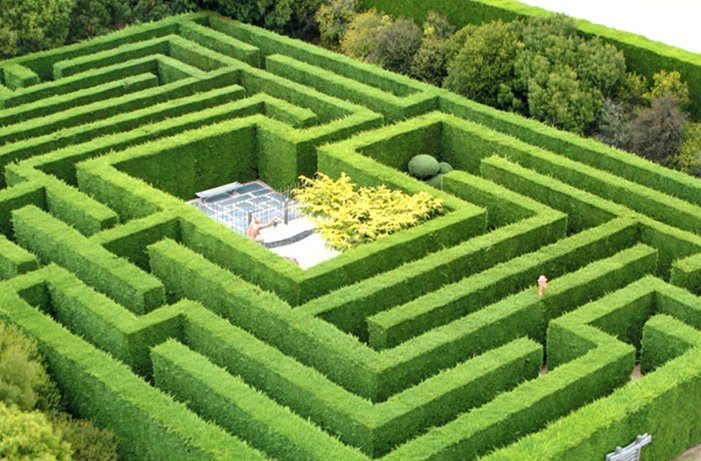
#> input picture OpenCV301/ImageFile/lab.jpg, 701 x 461 px, found by its file name
$ python HistogramEqualization.py
#> lines starting #> are read from the running program, lines starting #| are printed output that depends on the picture
import cv2 as cv
import numpy as np
import matplotlib.pyplot as plt

def customHist(gray):
    h, w = gray.shape
    hist = np.zeros([256], dtype = np.int32)
    for row in range(h):
        for col in range(w):
            pv = gray[row, col]
            hist[pv] += 1
    y_pos = np.arange(0, 256, 1, dtype=np.int32)
    plt.bar(y_pos, hist, align='center', color = "r", alpha=0.5)
    plt.xticks(y_pos, y_pos)
    plt.ylabel("Frequency")
    plt.title("Histogram")
    plt.show()

src = cv.imread("OpenCV301/ImageFile/lab.jpg")
#> src is the input picture: shape (461, 701, 3); mean B, G, R 62.1, 144.8, 110.1
gray = cv.cvtColor(src, cv.COLOR_BGR2GRAY)
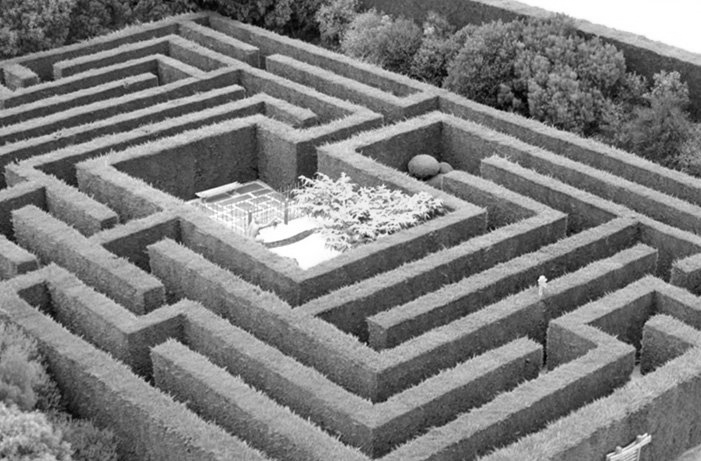
#> gray: shape (461, 701); min 1, max 255, mean 125
cv.imshow("Input", gray)
cv.waitKey(1)
customHist(gray)
#> after the loop in customHist, `for row in range(h):`: hist = 256 values, max 4090 at index 255, min 0 at index 0, mean 1262.3
#> in customHist, `plt.show()`:
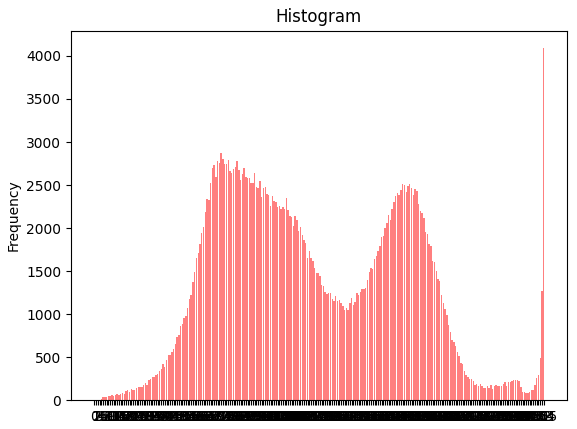
#> figure drawn by matplotlib, 1 panel; tallest bar 4090 high, from x = 254.6 to 255.4


# Histogram eşitleme
dst = cv.equalizeHist(gray)
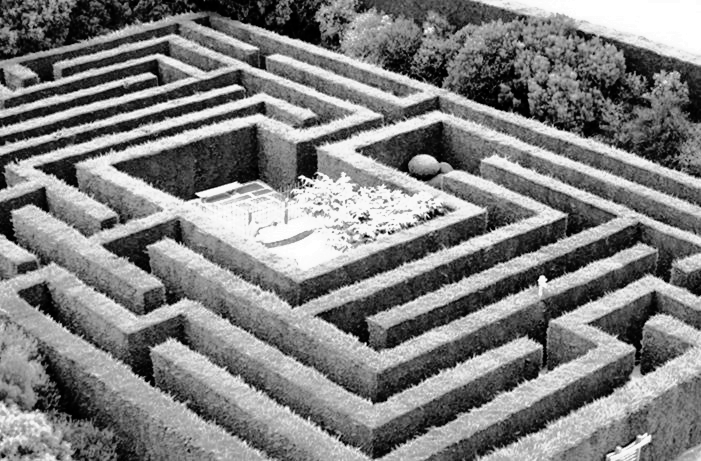
#> dst: shape (461, 701); min 0, max 255, mean 128.3
cv.imshow("Equalized", dst)
cv.waitKey(1)

# Yeni oluşturulan görselin histogram grafiği
customHist(dst)
#> after the loop in customHist (call 2), `for row in range(h):`: hist = 256 values, max 4090 at index 255, min 0 at index 17, mean 1262.3
#> in customHist (call 2), `plt.show()`:
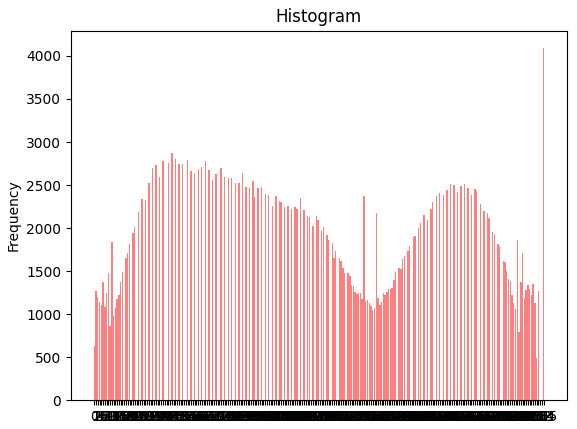
#> figure drawn by matplotlib, 1 panel; tallest bar 4090 high, from x = 254.6 to 255.4
